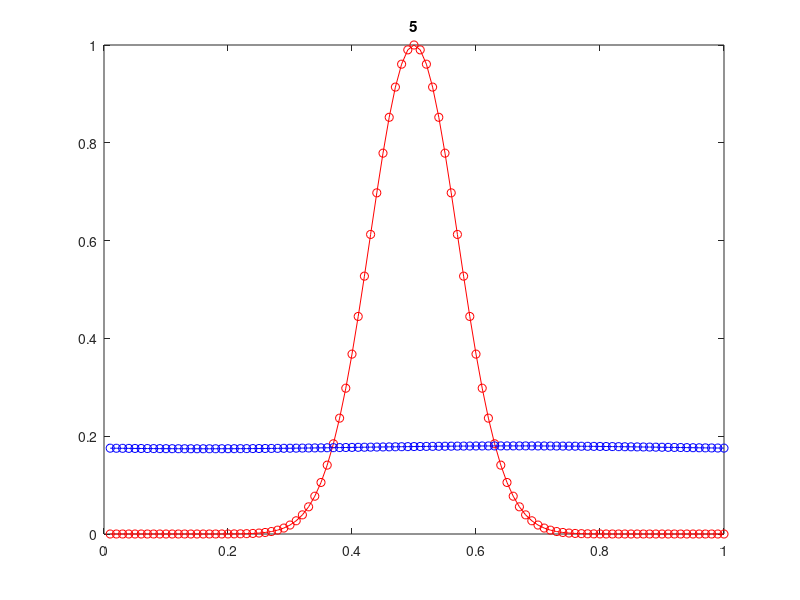

Write the MATLAB code that produced this figure.
clear;

% Parameters for the system
c=1;
tau=0.05;
h=0.01;
steps=ceil(5/(c*tau));     % pulse loops through system once

% Extent of the system
x=h:h:1;       % no mesh point at x=0 due to periodic boundary conditions
m=length(x);

% Diagonal matrix to implement the spatial first-derivative
D=diag(ones(m-1,1),+1);
D=D-diag(ones(m-1,1),-1);

% Additional elements for periodic boundary conditions
D(m,1)=1;
D(1,m)=-1;

% Construct the spatial-averaging matrix
av=0.5*abs(D);

% Construct the matrix for the spatial second-derivative
D2=abs(D)-2*eye(m);

% FTCS update matrix
% mat=eye(m) + c*tau/(2*h)*D;

% Implicit FTCS update matrix
mat=inv(eye(m) - c*tau/(2*h)*D);

% Lax update matrix
% mat=av + c*tau/(2*h)*D;

% Lax-Wendroff update matrix
% mat=eye(m) + c*tau/(2*h)*D + 0.5*(c*tau/h)^2*D2;

% Initial conditions (Gaussian pulse at x=0.5)
wave=exp(-100*(x-0.5).^2)';
wave0=wave; 

% Main loop
for n=1:steps
    wave=mat*wave;    % Update current values

    plot(x,wave0,'ro-',x,wave,'bo-')
    title(n*tau)        
    drawnow
end
